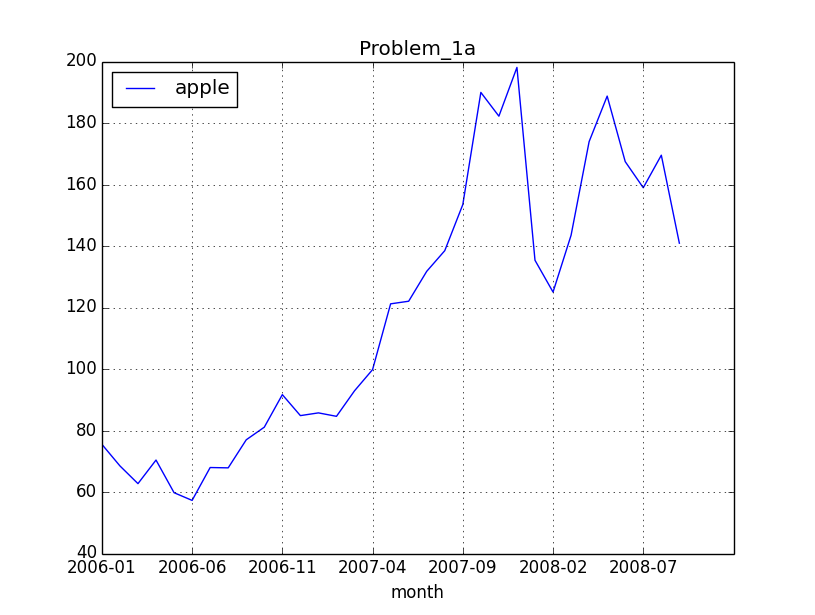

Write Python code to recreate this figure.
import pandas as pd
import matplotlib.pyplot as plt

#import data file, set the delimiter in the data file, and define columns (Month and Apple) that are used for 
data = pd.read_table('stocks.dat', sep=',', usecols=[0, 1], index_col=['month'])
#the data is in the descending order, so it should be sorted with ascending order  
result = data.sort(ascending=True)

#plot the data
result.plot(title='Problem_1a')

plt.show()

#this line is to save figure as *.png format, but the image file comes as white without any graph so that I don't use this code 
#plt.savefig('Problem_1a.png')
